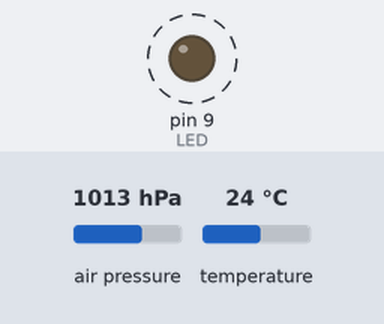
A sketch run on a simulated Arduino Uno, built with avr-gcc and run on an emulated ATmega328P. Parts: output pins drawn as LEDs (lit = HIGH). Dashed ring = blinking. The inputs (shaded band) are chosen by the test bench; at power-on: air pressure 1013 hPa, temperature 24 °C. The local clock reads 2024-03-15 10:24:30 at power-on unless the sketch sets it; storage starts empty; what the sketch prints to the serial monitor is not drawn.

Above: at 1.2 s.
Timing chart, 0 to 3.7 s (numbered marks = the images above):
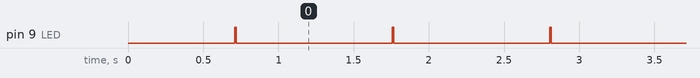

The sketch:

RiffleBMP180.ino
```cpp
/* Riffle datalogging with BMP180 barometric pressure sensor
 * https://publiclab.org/wiki/riffle
 * https://www.adafruit.com/product/1603
 *
 * This program will continously log the barometric pressure, altitude, and
 * temperature from the BMP180 sensor along with an RTC datestamp
 * and RTC temperature reading. The values are stored in a CSV file on the
 * microSD card. The blue LED on digital pin 9 blinks at 1Hz when functioning
 * properly.
 *
 * This code is based on example code from Adafruit_BMP085_Unified sensor driver
 * https://github.com/adafruit/Adafruit_BMP085_Unified
 *
 * Riffle 2x7 connector <--> BMP180 sensor board
 *  1) GND ------------------ GND
 *  3) 3v3 ------------------ VIN
 *  9) SDA ------------------ SDA
 * 11) SCL ------------------ SCL
 *
 */

#include <Wire.h>
#include <Adafruit_Sensor.h>
#include <Adafruit_BMP085_U.h>

#include <DS3232RTC.h>        // http://github.com/JChristensen/DS3232RTC
#include <Time.h>             // https://github.com/PaulStoffregen/Time
#include <SPI.h>
#include <SD.h>

#define LED 9
#define chipSelect 7
#define SDpower 6

// Sensor reading delay
#define SENSOR_MS 1000

// Sea level pressure for accurate altitude calculations
// #define SEALEVEL_HPA SENSORS_PRESSURE_SEALEVELHPA
#define SEALEVEL_HPA 1014.5

// LED state
bool ledValue = 1;
#define LEDON_MS 10
#define LEDOFF_MS 990

File dataFile;
time_t myTime;

Adafruit_BMP085_Unified bmp = Adafruit_BMP085_Unified(10085);

// Displays some basic information on this sensor from the unified
//sensor API sensor_t type (see Adafruit_Sensor for more information)
void displaySensorDetails(void) {
  sensor_t sensor;
  bmp.getSensor(&sensor);
  Serial.println("------------------------------------");
  Serial.print  ("Sensor:       "); Serial.println(sensor.name);
  Serial.print  ("Driver Ver:   "); Serial.println(sensor.version);
  Serial.print  ("Unique ID:    "); Serial.println(sensor.sensor_id);
  Serial.print  ("Max Value:    "); Serial.print(sensor.max_value); Serial.println(" hPa");
  Serial.print  ("Min Value:    "); Serial.print(sensor.min_value); Serial.println(" hPa");
  Serial.print  ("Resolution:   "); Serial.print(sensor.resolution); Serial.println(" hPa");
  Serial.println("------------------------------------");
  Serial.println("");
  delay(500);
}

// utility function to add leading zeros to single digit numbers / clock
String printDigits(int digits) {
  String s = "";
  if(digits < 10)
    s += "0";
    String("0" + digits);
  s += digits;
  return s;
}

void setup(void) {
  Serial.begin(9600);
  Serial.println("Pressure Sensor Test"); Serial.println("");

  // Initialise the sensor
  if (!bmp.begin()) {
    Serial.print("BMP085 not detected");
    while(1);
  }

  pinMode(LED, OUTPUT);

  Serial.print("Initializing SD card...");
  pinMode(SDpower,OUTPUT);
  digitalWrite(SDpower,LOW);
  // see if the card is present and can be initialized:
  if (!SD.begin(chipSelect)) {
    Serial.println("Card failed, or not present");
    // indicate SD problem with fast blink
    while(1) {
      digitalWrite(LED,HIGH);
      delay(100);
      digitalWrite(LED,LOW);
      delay(50);
    }
  }
  Serial.println("card initialized.");


  // Display some basic information on this sensor
  displaySensorDetails();
}

void loop(void) {

  static unsigned long blink_ms = millis();
  static unsigned long sensor_ms = millis();

  // wait SENSOR_MS ms for next reading
  if (millis() - sensor_ms > SENSOR_MS) {

    File dataFile = SD.open("test.csv", FILE_WRITE);

    String dataString = "";
    myTime = RTC.get();

    dataString += String(printDigits(year(myTime)));
    dataString += String("-");
    dataString += String(printDigits(month(myTime)));
    dataString += String("-");
    dataString += String(printDigits(day(myTime)));
    dataString += String("T");
    dataString += String(printDigits(hour(myTime)));
    dataString += String(":");
    dataString += String(printDigits(minute(myTime)));
    dataString += String(":");
    dataString += String(printDigits(second(myTime)));

    dataString += String(",");

    // Get a new sensor reading
    sensors_event_t event;
    bmp.getEvent(&event);
    if (event.pressure) {

      // Pressure hPa
      dataString += String(event.pressure, 2);
      dataString += String(",");

      // Altitude m
      dataString += String(bmp.pressureToAltitude(SEALEVEL_HPA ,event.pressure), 3);
      dataString += String(",");

      // Temp
      float temperature;
      bmp.getTemperature(&temperature);
      dataString += String(temperature, 1);
      dataString += String(",");

    } else {
      dataString += String("error,error,error");
      // error notification
      ledValue = 1;
    }

    int t = RTC.temperature();
    float celsius = t / 4.0;
    dataString += String(celsius, 1);

    // if the file is available, write to it:
    if (dataFile) {
      dataFile.println(dataString);
      // print to the serial port
      Serial.println(dataString);
      dataFile.close();
    } else {
      // if the file isn't open, send an error:
      Serial.println("error opening data log");
    }

    // update sensor timer
    sensor_ms = millis();
  }

  // toggle the LED
  if  (ledValue) {
    if (millis() - blink_ms > LEDON_MS ) {
      ledValue = !ledValue;
      blink_ms = millis();
    }
  } else {
    if (millis() - blink_ms > LEDOFF_MS ) {
      ledValue = !ledValue;
      blink_ms = millis();
    }
  }
  digitalWrite(LED, ledValue);

}
```

Measured:
- by itself, pin 9 (LED): alternates HIGH for 0.01 s and LOW for 1.0 s
